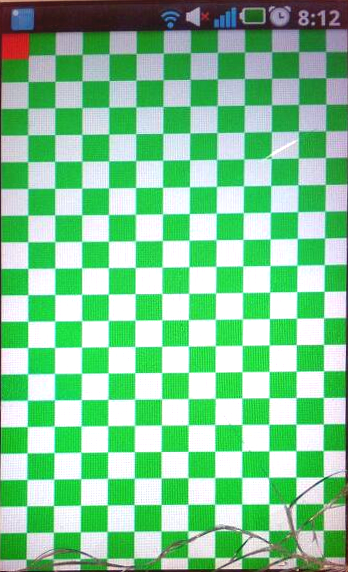
#> input picture dataset/ringan/27413-12.png, 348 x 572 px
$ python train_svm.py   (older library calls are emulated)
#> lines starting #> are read from the running program, lines starting #| are printed output that depends on the picture; after the words box and inside, x2 and y2 are one past the last pixel; in counts of white or black regions, pixels touching at a corner belong together
#> in muat_dataset, citra is the input picture: shape (572, 348, 3); mean B, G, R 145.7, 198.4, 127.2
"""
train_svm.py
Pipeline Lengkap: Ekstraksi Fitur Citra, Pelatihan SVM, dan Evaluasi Model.

Jalankan dari root proyek:
    python program/train_svm.py
"""
import os
import warnings
warnings.filterwarnings("ignore", category=FutureWarning)
import joblib
import cv2
import numpy as np
import matplotlib.pyplot as plt
from pathlib import Path
from sklearn.model_selection import train_test_split, GridSearchCV
from sklearn.preprocessing import StandardScaler
from sklearn.svm import SVC
from sklearn.metrics import (
    classification_report,
    confusion_matrix,
    ConfusionMatrixDisplay,
    accuracy_score
)

# ── Konfigurasi ─────────────────────────────────────────────────────────────
DATASET_DIR = Path("dataset")
HASIL_DIR = Path("hasil")
KELAS_LIST = ["ringan", "sedang", "berat"]
UKURAN_CITRA = (512, 512)  # Standarisasi ukuran citra sebelum ekstraksi


def hitung_entropi(citra_gray: np.ndarray) -> float:
    """Menghitung entropi tekstur Shannon dari histogram keabuan."""
    hist = cv2.calcHist([citra_gray], [0], None, [256], [0, 256]).ravel()
    hist = hist / (hist.sum() + 1e-7)
    hist = hist[hist > 0]
    return float(-np.sum(hist * np.log2(hist)))


def ekstraksi_fitur(citra_bgr: np.ndarray) -> list[float]:
    """
    Mengekstraksi representasi fitur tekstur dan tepi keretakan layar:
    1. Kerapatan tepi (Canny Edge Density)
    2. Variansi Laplacian (Ketajaman retakan)
    3. Rata-rata & deviasi standar gradien Sobel
    4. Persentil 75% & 90% magnitudo Sobel
    5. Jumlah & total panjang kontur retakan
    6. Kontras & entropi intensitas keabuan
    """
    resized = cv2.resize(citra_bgr, UKURAN_CITRA)
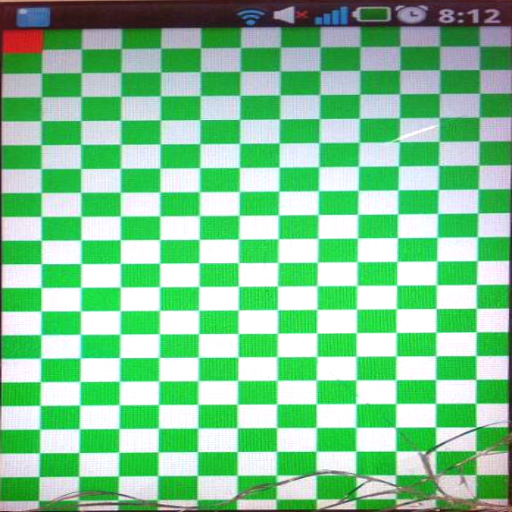
#> resized: shape (512, 512, 3); mean B, G, R 145.6, 198.2, 127.1
    gray = cv2.cvtColor(resized, cv2.COLOR_BGR2GRAY)
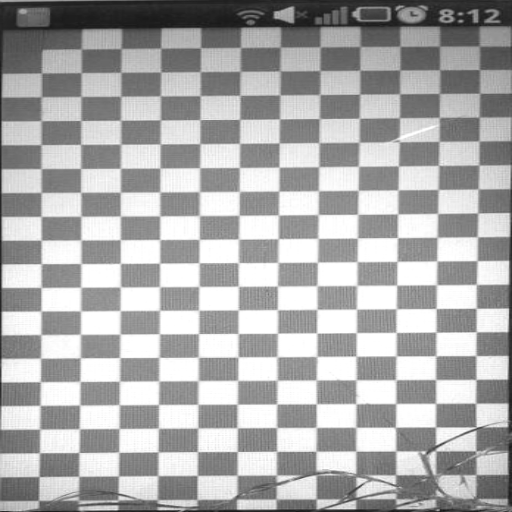
#> gray: shape (512, 512); min 22, max 255, mean 171
    blurred = cv2.GaussianBlur(gray, (5, 5), 0)

    # 1. Deteksi Tepi Canny
    edges = cv2.Canny(blurred, 50, 150)
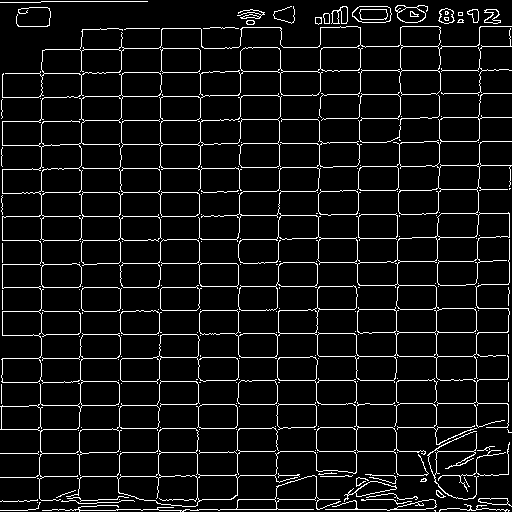
#> edges: shape (512, 512); 7.3% white in thin lines or dots
    total_piksel = UKURAN_CITRA[0] * UKURAN_CITRA[1]
    edge_density = np.count_nonzero(edges) / total_piksel
#> edge_density = 0.0732

    # 2. Variansi & Mean Laplacian (derajat diskontinuitas tekstur)
    laplacian = cv2.Laplacian(gray, cv2.CV_64F)
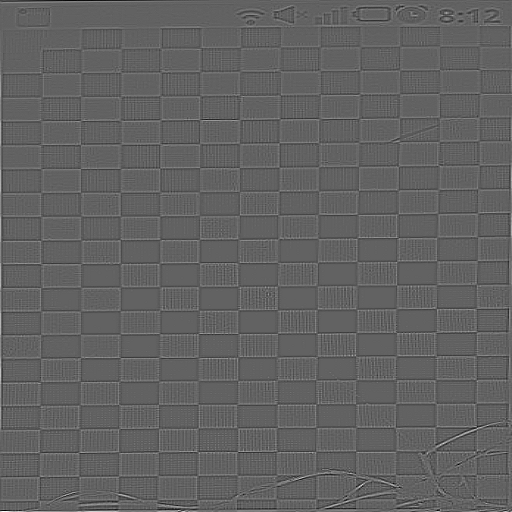
#> laplacian: shape (512, 512) float64; min -185, max 295, mean 0.1; drawn with min black and max white
    lap_var = float(laplacian.var())
#> lap_var = 418.2
    lap_mean = float(np.abs(laplacian).mean())
#> lap_mean = 12.66

    # 3. Gradien Sobel X dan Y
    sobel_x = cv2.Sobel(gray, cv2.CV_64F, 1, 0, ksize=3)
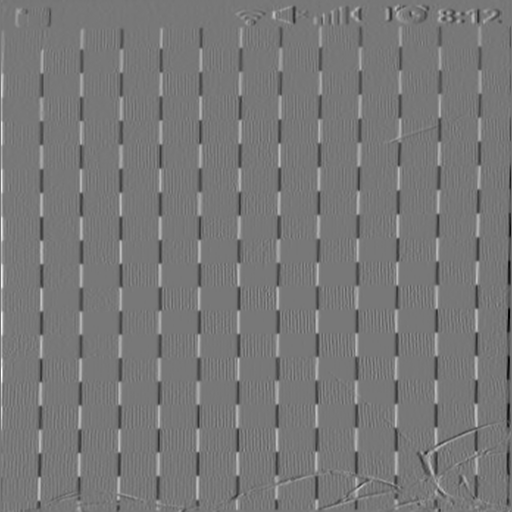
#> sobel_x: shape (512, 512) float64; min -615, max 690, mean -0.2; drawn with min black and max white
    sobel_y = cv2.Sobel(gray, cv2.CV_64F, 0, 1, ksize=3)
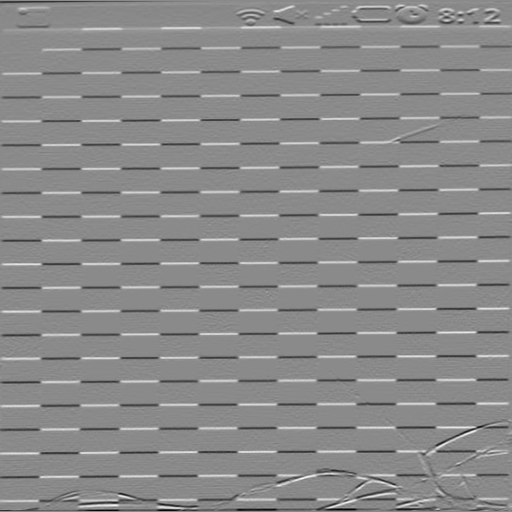
#> sobel_y: shape (512, 512) float64; min -744, max 626, mean 0; drawn with min black and max white
    sobel_mag = np.sqrt(sobel_x**2 + sobel_y**2)
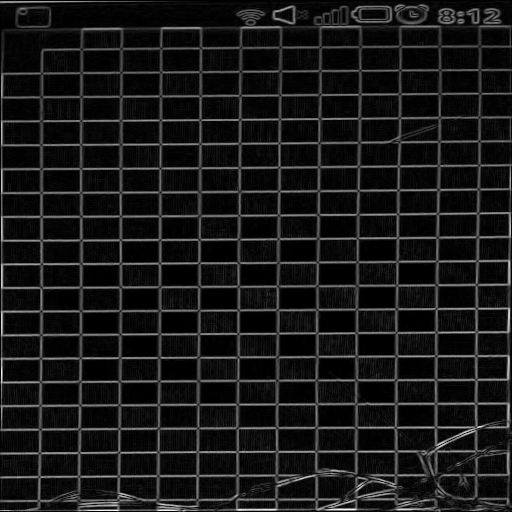
#> sobel_mag: shape (512, 512) float64; min 0, max 744, mean 71.3; drawn with min black and max white
    sobel_mean = float(sobel_mag.mean())
#> sobel_mean = 71.32
    sobel_std = float(sobel_mag.std())
#> sobel_std = 102.6
    sobel_p75 = float(np.percentile(sobel_mag, 75))
#> sobel_p75 = 70.94
    sobel_p90 = float(np.percentile(sobel_mag, 90))
#> sobel_p90 = 242.5

    # 4. Statistik Kontur Garis Retakan
    kontur, _ = cv2.findContours(edges, cv2.RETR_LIST, cv2.CHAIN_APPROX_SIMPLE)
#> kontur = 302 contours, 171 with area under 20; largest, box (x1, y1, x2, y2) and area: (0, 26, 512, 501) 33688, (198, 93, 512, 428) 22462, (66, 356, 429, 507) 8556, (41, 120, 124, 220) 3826, (120, 334, 239, 384) 2686
    jum_kontur = len(kontur)
#> jum_kontur = 302
    total_panjang_kontur = sum(cv2.arcLength(c, False) for c in kontur)
#> total_panjang_kontur = 37894.8
    norm_panjang_kontur = total_panjang_kontur / np.sqrt(total_piksel)
#> norm_panjang_kontur = 74.01

    # 5. Statistik Keabuan
    gray_mean = float(gray.mean())
#> gray_mean = 171
    gray_std = float(gray.std())
#> gray_std = 61.98
    entropi = hitung_entropi(gray)
#> in hitung_entropi, `hist = cv2.calcHist([citra_gray], [0], None, [256], [0, 256]).ravel()`: hist = 256 values, max 20345 at index 255, min 0 at index 0, mean 1024
#> in hitung_entropi, `hist = hist / (hist.sum() + 1e-7)`: hist = 256 values, max 0.0776 at index 255, min 0 at index 0, mean 0.00391
#> in hitung_entropi, `hist = hist[hist > 0]`: hist = 233 values, max 0.0776 at index 232, min 3.81e-06 at index 0, mean 0.00429
#> entropi = 7.23

    return [
        edge_density,
        lap_var,
        lap_mean,
        sobel_mean,
        sobel_std,
        sobel_p75,
        sobel_p90,
        float(jum_kontur),
        norm_panjang_kontur,
        gray_mean,
        gray_std,
        entropi
    ]


def muat_dataset():
    """Membaca semua gambar dari folder dataset/ dan mengekstrak fiturnya."""
    X, y, nama_file = [], [], []
    ekstensi = {".jpg", ".jpeg", ".png", ".bmp", ".webp"}

    print("=" * 60)
    print("1. MEMUAT DATASET & EKSTRAKSI FITUR CITRA")
    print("=" * 60)

    for label_idx, kelas in enumerate(KELAS_LIST):
        folder = DATASET_DIR / kelas
        if not folder.exists():
            continue
        file_list = [f for f in folder.iterdir() if f.suffix.lower() in ekstensi]
        print(f"  Memproses kelas '{kelas}' : {len(file_list)} gambar...")

        for f in file_list:
            citra = cv2.imread(str(f))
            if citra is None:
                continue
            fitur = ekstraksi_fitur(citra)
#> fitur = [0.0732, 418.2, 12.66, 71.32, 102.6, 70.94, 242.5, 302, 74.01, 171, 61.98, 7.23]
#> pass 3 of the loop in muat_dataset, `for label_idx, kelas in enumerate(KELAS_LIST):`:
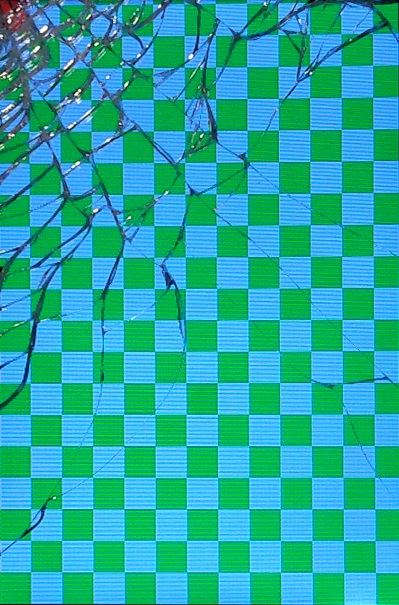
#> input picture dataset/berat/27413-13.png, 798 x 1210 px (shown at 1/2 size)
#> in muat_dataset, citra is the input picture: shape (1210, 798, 3); mean B, G, R 163.8, 169, 33.9
#> in ekstraksi_fitur (call 2), `edges = cv2.Canny(blurred, 50, 150)`:
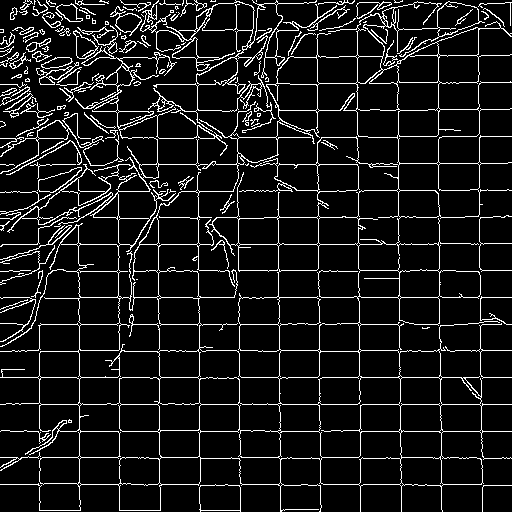
#> edges: shape (512, 512); 9.4% white in thin lines or dots
#> edge_density = 0.0935
#> lap_var = 2230.7
#> lap_mean = 34.42
#> in ekstraksi_fitur (call 2), `sobel_mag = np.sqrt(sobel_x**2 + sobel_y**2)`:
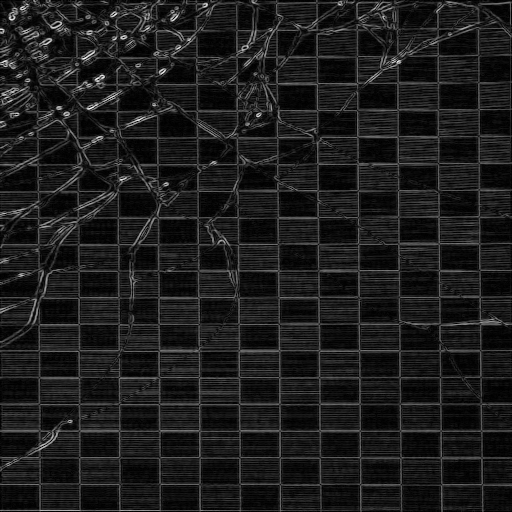
#> sobel_mag: shape (512, 512) float64; min 0, max 911.4, mean 101.9; drawn with min black and max white
#> sobel_mean = 101.9
#> sobel_std = 93.62
#> sobel_p75 = 139.6
#> sobel_p90 = 227.1
#> kontur = 409 contours, 219 with area under 20; largest, box (x1, y1, x2, y2) and area: (0, 1, 512, 512) 141370, (158, 93, 400, 378) 16142, (278, 243, 361, 351) 5312, (117, 163, 239, 310) 5156, (78, 297, 202, 378) 4223
#> jum_kontur = 409
#> total_panjang_kontur = 47063.2
#> norm_panjang_kontur = 91.92
#> gray_mean = 127.9
#> gray_std = 31.68
#> entropi = 6.92
#> fitur = [0.0935, 2230.7, 34.42, 101.9, 93.62, 139.6, 227.1, 409, 91.92, 127.9, 31.68, 6.92]
            X.append(fitur)
            y.append(label_idx)
            nama_file.append(f.name)

    X = np.array(X, dtype=np.float32)
    y = np.array(y, dtype=np.int64)
    print(f"\n[OK] Total data diekstraksi : {len(X)} sampel, {X.shape[1]} fitur.")
#| [OK] Total data diekstraksi : 2 sampel, 12 fitur.
    return X, y, nama_file


def main():
    HASIL_DIR.mkdir(exist_ok=True)

    # 1. Ekstraksi Fitur
    X, y, _ = muat_dataset()
#> y = [0, 2]
    if len(X) == 0:
        print("[!] Tidak ada data untuk dilatih. Jalankan sortir_dataset.py terlebih dahulu.")
        return

    # 2. Split Data: 80% Pelatihan, 20% Pengujian (Stratified)
    print("\n" + "=" * 60)
    print("2. PEMBAGIAN DATASET (80% Train, 20% Test)")
    print("=" * 60)
#> (the run stopped early here; a loop or call above may not have finished)
